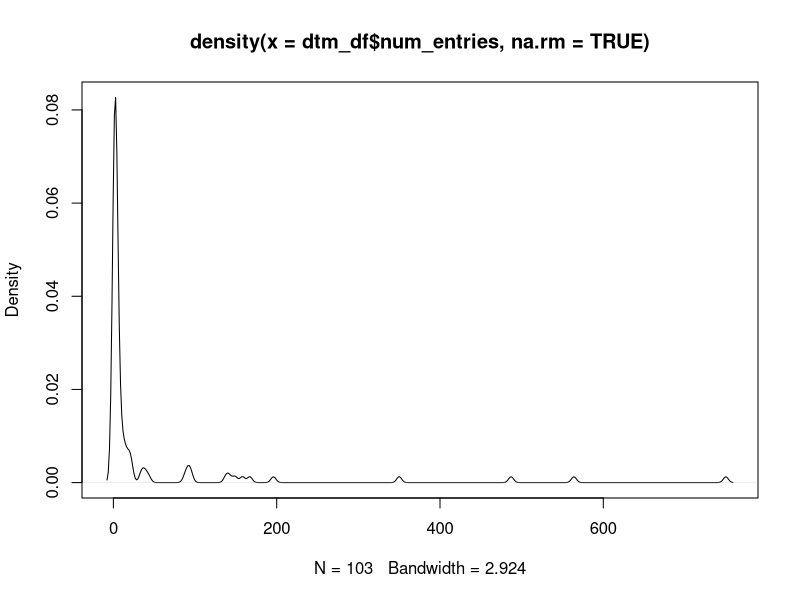
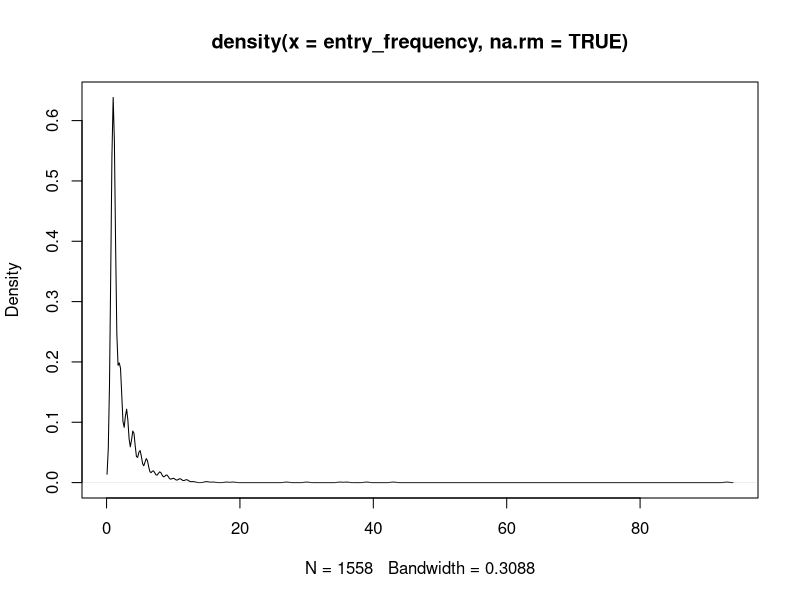
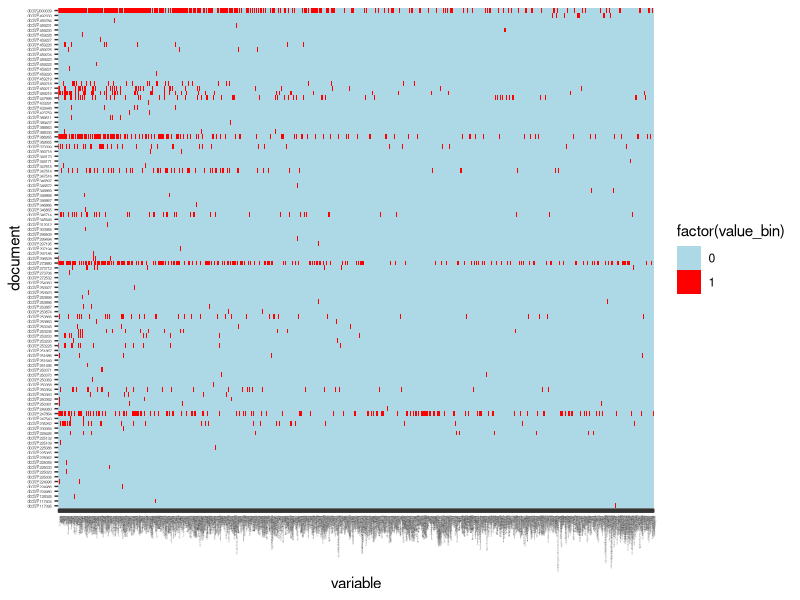
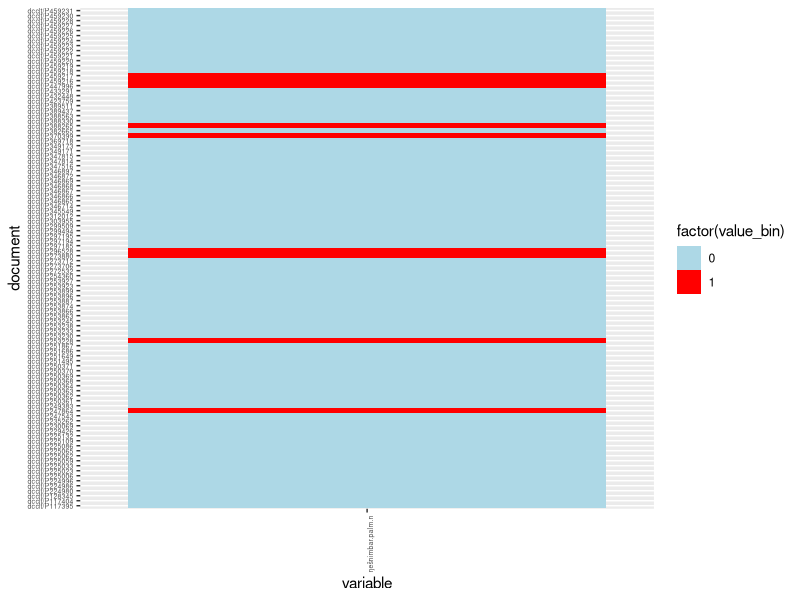

Reproduce these figures in R, in order.
## Continuation of DTM analysis in R. Moved to RStudio due to issues with running R magic in 
## Jupyter notebook. I promise to convert back to notebook format!!

## Load in DTM data frame.
setwd("Box Sync/digital-humanities-phylogenetics/data")
dtm_df = read.table("dtm_df.csv", sep = ",", header = TRUE, row.names = 1)

## We need to know how sparse the DTM is. 
## How often does each entry appear in the entire collection of documents?
## How frequently do entries re-occur across documents?

dtm_df$num_entries = rowSums(dtm_df)
dtm_df["num_occurances",] = colSums(dtm_df)
dtm_df["num_occurances","num_entries"] = NA 

plot(density(dtm_df$num_entries, na.rm = TRUE))
table(dtm_df$num_entries) #number of documents with each number of entries

length(which(dtm_df$num_entries >= 10))
length(which(dtm_df$num_entries >= 100))

## Only 29 documents have 10 or more entries. Ten documents have greater than 100 entries.

## How frequently do entries re-occur across documents?
entry_frequency = unlist(dtm_df["num_occurances",])

plot(density(entry_frequency, na.rm = TRUE))
common_entries = entry_frequency[which(entry_frequency >= 10)]
length(common_entries)
# 37 entries appear ten or more times across all documents
summary(entry_frequency)

## Some exploratory analysis
## Note that some entries DO appear more than once in a single document,
## (eg. dcclt/P370399 ŋešnimbar.palm.n)
## Talk with Niek: These multiple entries represent instances where 
## there was a preceeding/succeeding word attached which is not preserved.
## Need to re-figure out how to scrape data.
## so we need to convert dtm_df to presence/absence for the following to work.
## http://oracc.museum.upenn.edu/dcclt/P370399

## Also need to preserve non-lematized information 
## (eg. oiii13-17 http://oracc.museum.upenn.edu/dcclt/P370399)

## There are also lines which are completely unlematized. 
## How do we deal with "traces of" lines? Not consistently noted. Sometimes unknown.
## Line numbers are preserved - add line numbers to data structure
## Last line missing from at least some documents in scraped data

dtm_df = read.table("dtm_df.csv", sep = ",", header = TRUE, row.names = 1)
# currently "variables" (entries) are sorted alphabetically, would like sorted by frequency
dtm_df = dtm_df[,order(colSums(dtm_df), decreasing = TRUE)]
dtm_df$document = row.names(dtm_df)

library(reshape)
melted_dtm_df = melt(dtm_df)
for(row in 1:nrow(melted_dtm_df)) {
  if(melted_dtm_df$value[row] >= 1) melted_dtm_df$value_bin[row] = 1
  else melted_dtm_df$value_bin[row] = melted_dtm_df$value[row]
}
#tm package to create dtm, use binary option

write.csv(melted_dtm_df, file = "melted_dtm_df.csv", quote = FALSE, row.names = FALSE)

# This also works, I think, to convert to binary presence/absence data.
# as.matrix((melted_dtm_df > 0) + 0)

# http://stackoverflow.com/questions/10397183/heat-map-of-binary-data-using-r-or-python
library(ggplot2)
# ggplot(data = melted_dtm_df[150000:160474,], aes(y=document, x=variable, fill=value)) + 
#   geom_tile() +
#   theme(axis.text.x = element_text(angle = 90, hjust = 1, size = 5))

qplot(data=melted_dtm_df, x=variable,y=document, fill=factor(value_bin),
    geom="tile")+scale_fill_manual(values=c("0"="lightblue", "1"="red")) +
  theme(axis.text.x = element_text(angle = 90, hjust = 1, size = 1), axis.text.y = element_text(size = 3))

## Currently sorted by frequency of entries, not #documents entries in
## ŋešnimbar.palm.n is found 93 times across corpus, but in only 8 documents!
qplot(data=melted_dtm_df[1:100,], x=variable,y=document, fill=factor(value_bin),
      geom="tile")+scale_fill_manual(values=c("0"="lightblue", "1"="red")) +
  theme(axis.text.x = element_text(angle = 90, hjust = 1, size = 5), axis.text.y = element_text(size = 5))
